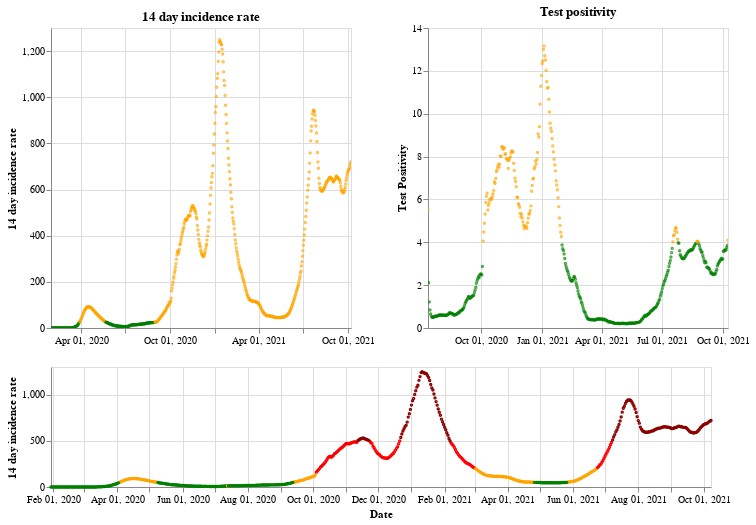

Notebook cell for this chart:
### Markdown cell above
## England

### Code cell
plot_traffic_light('England')

### Figure 1 — Vega-Lite specification as saved in the notebook (floating-point values rounded to 4 significant figures; data arrays with more than 128 entries replaced by an {"elided": "..."} marker saying what was removed)
{"config": {"view": {"continuousWidth": 400, "continuousHeight": 300}}, "vconcat": [{"hconcat": [{"mark": {"type": "point", "size": 2}, "encoding": {"color": {"condition": {"value": "green", "test": "(datum.twoWeeklyCasesRate <= 25)"}, "value": "orange"}, "tooltip": [{"type": "nominal", "field": "areaName"}, {"type": "temporal", "field": "date"}, {"type": "quantitative", "field": "twoWeeklyCasesRate"}, {"type": "quantitative", "field": "testPositivity"}], "x": {"type": "temporal", "axis": {"title": ""}, "field": "date", "scale": {"domain": {"selection": "DateBrush"}}, "timeUnit": "yearmonthdate"}, "y": {"type": "quantitative", "axis": {"title": "14 day incidence rate"}, "field": "twoWeeklyCasesRate"}}, "title": "14 day incidence rate", "width": 300}, {"mark": {"type": "point", "size": 2}, "encoding": {"color": {"condition": {"value": "green", "test": "(datum.testPositivity <= 4)"}, "value": "orange"}, "tooltip": [{"type": "nominal", "field": "areaName"}, {"type": "temporal", "field": "date"}, {"type": "quantitative", "field": "twoWeeklyCasesRate"}, {"type": "quantitative", "field": "testPositivity"}], "x": {"type": "temporal", "axis": {"title": ""}, "field": "date", "scale": {"domain": {"selection": "DateBrush"}}, "timeUnit": "yearmonthdate"}, "y": {"type": "quantitative", "axis": {"title": "Test Positivity"}, "field": "testPositivity"}}, "title": "Test positivity", "width": 300}]}, {"layer": [{"mark": {"type": "point", "size": 2}, "encoding": {"color": {"condition": {"value": "orange", "test": "(((datum.testPositivity < 4) && (datum.twoWeeklyCasesRate >= 50)) && (datum.twoWeeklyCasesRate < 200))"}, "value": "red"}, "opacity": {"condition": {"value": 1, "test": "((datum.twoWeeklyCasesRate >= 50) && (datum.twoWeeklyCasesRate < 500))"}, "value": 0}, "tooltip": [{"type": "nominal", "field": "areaName"}, {"type": "temporal", "field": "date"}, {"type": "quantitative", "field": "twoWeeklyCasesRate"}, {"type": "quantitative", "field": "testPositivity"}], "x": {"type": "temporal", "axis": {"title": "Date"}, "field": "date", "timeUnit": "yearmonthdate"}, "y": {"type": "quantitative", "axis": {"title": "14 day incidence rate"}, "field": "twoWeeklyCasesRate"}}, "selection": {"DateBrush": {"type": "interval", "encodings": ["x"], "fields": ["Time"]}}}, {"mark": {"type": "point", "size": 2}, "encoding": {"color": {"value": "darkred"}, "opacity": {"condition": {"value": 1, "test": "(datum.twoWeeklyCasesRate >= 500)"}, "value": 0}, "tooltip": [{"type": "nominal", "field": "areaName"}, {"type": "temporal", "field": "date"}, {"type": "quantitative", "field": "twoWeeklyCasesRate"}, {"type": "quantitative", "field": "testPositivity"}], "x": {"type": "temporal", "axis": {"title": "Date"}, "field": "date", "timeUnit": "yearmonthdate"}, "y": {"type": "quantitative", "axis": {"title": "14 day incidence rate"}, "field": "twoWeeklyCasesRate"}}}, {"mark": {"type": "point", "size": 2}, "encoding": {"color": {"condition": {"value": "green", "test": "((datum.testPositivity < 4) && (datum.twoWeeklyCasesRate < 50))"}, "value": "orange"}, "opacity": {"condition": {"value": 1, "test": "(datum.twoWeeklyCasesRate < 50)"}, "value": 0}, "tooltip": [{"type": "nominal", "field": "areaName"}, {"type": "temporal", "field": "date"}, {"type": "quantitative", "field": "twoWeeklyCasesRate"}, {"type": "quantitative", "field": "testPositivity"}], "x": {"type": "temporal", "axis": {"title": "Date"}, "field": "date", "timeUnit": "yearmonthdate"}, "y": {"type": "quantitative", "axis": {"title": "14 day incidence rate"}, "field": "twoWeeklyCasesRate"}}}], "height": 120, "width": 660}], "data": {"name": "data-2c0b2f8876ee905013e103de4d5a0bf5"}, "$schema": "https://vega.github.io/schema/vega-lite/v4.8.1.json", "datasets": {"data-2c0b2f8876ee905013e103de4d5a0bf5": {"elided": "618 records"}}}
